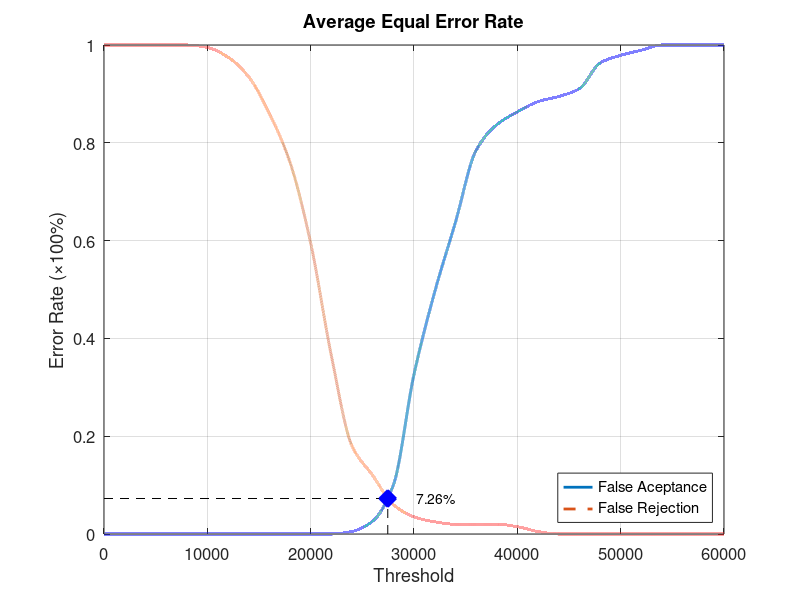
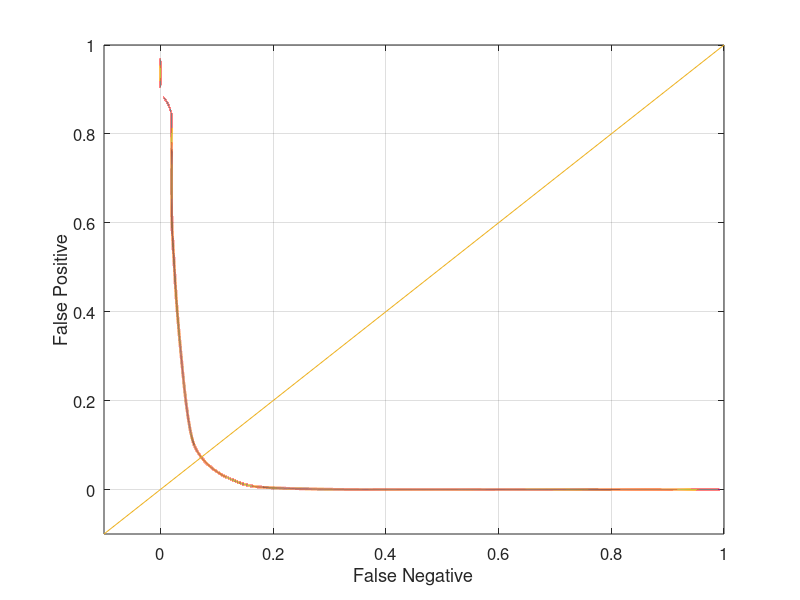

Write MATLAB code to recreate these figures, in order.
function yEER = Database3_4
close all;
clear;
clc;
x = 0:2000:60000;
xq = 0:0.5:60000;

y0 = [0 0 0 0 0 0 0 0 0 0 0 0 0.00526316 0.0263158 0.1 0.326316 0.494737 0.636842 0.784211 0.836842 0.863158 0.884211 0.894737 0.910526 0.963158 0.978947 0.989474 1 1 1 1];
yy0 = interp1(x, y0, xq, 'pchip');
y1 = [1 1 1 1 1 0.995 0.975 0.935 0.86 0.76 0.595 0.365 0.18 0.12 0.06 0.035 0.025 0.02 0.02 0.02 0.015 0.005 0 0 0 0 0 0 0 0 0];
yy1 = interp1(x, y1, xq, 'pchip');

% Calculating EER: 
y2 = abs(y0 - y1);
find(y2 == min(y2))
yy2 = abs(yy0 - yy1);
xEER = find(yy2 == min(yy2));
xEERIndex = xq(xEER) % X-axis EER
yEER = yy0(xEER) % Y-axis EER

main = figure
plot(xq, yy0,'-','LineWidth', 2);	hold on
plot(xq, yy1,'--','LineWidth', 2);	hold on
plot([xEERIndex xEERIndex], [0 yEER], 'k--');	hold on
plot([0 xEERIndex], [yEER yEER], 'k--');	hold on
plot(xEERIndex, yEER, 'bx', 'LineWidth', 10);	hold on
text(xEERIndex + 10 * xEERIndex / 100, yEER, [num2str(round((10000 * yEER)) / 100) '%'])
legend('False Aceptance', 'False Rejection', 'Location', 'SouthEast')
xlabel('Threshold')
ylabel('Error Rate (\times100%)')
title('Average Equal Error Rate')
set(gca, 'FontSize', 12)
axis([0 60000 0 1])
grid on

print(main, 'Database3_4Main', '-dpng');
FNRxFPR = figure('Color', [1 1 1]);
plot(yy1, yy0, '-', yy1, yy0, 'LineWidth', 2);
hold on
y = -0.1:0.1:1
plot(y, y); 
set(gca, 'FontSize', 12)
xlabel('False Negative')
ylabel('False Positive')
axis([-0.1 1 -0.1 1])
set(gca, 'FontSize', 12)
grid on

print(FNRxFPR, 'Database3_4FNRxFPR','-dpng');
end
